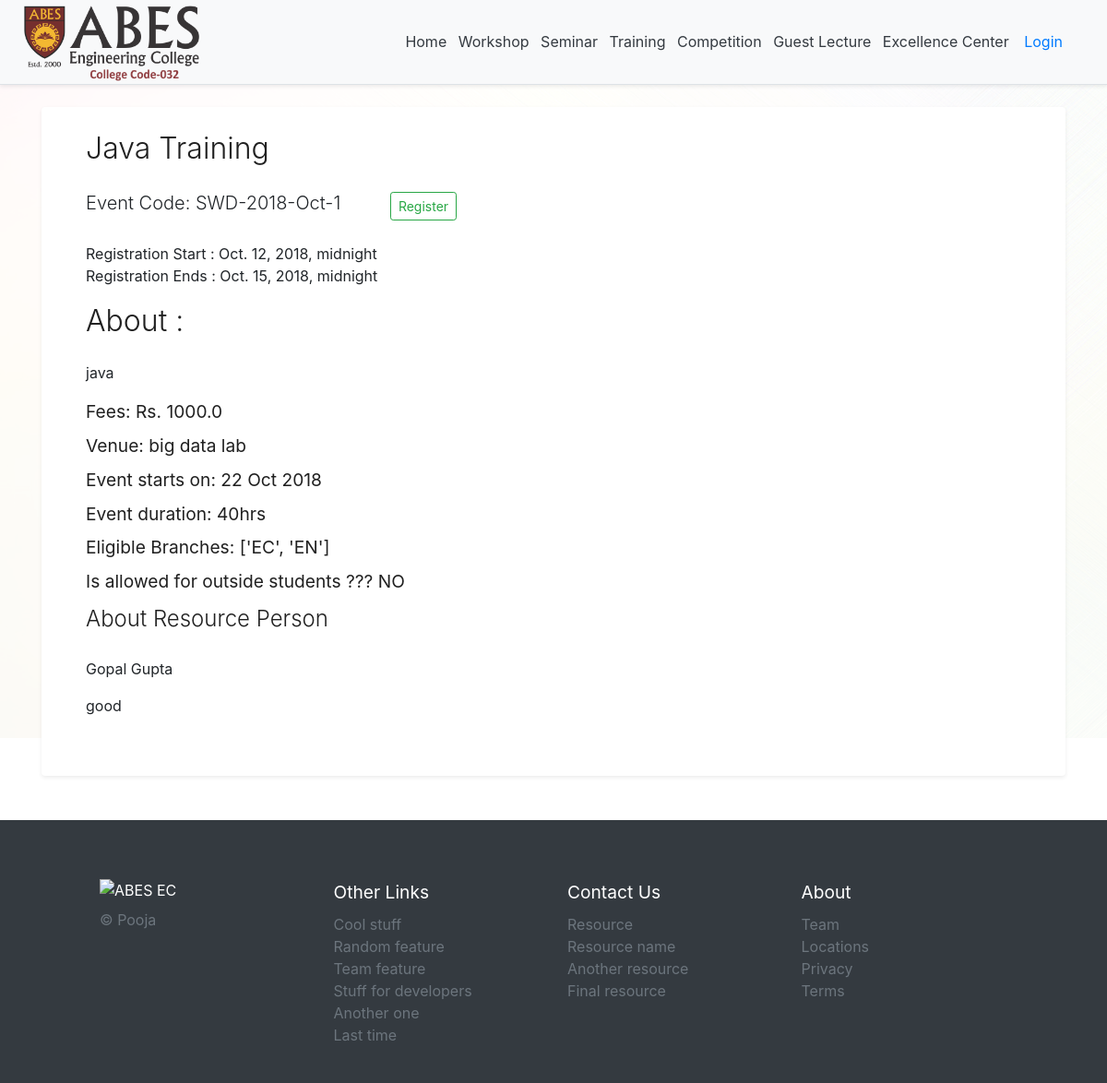
/training/description/SWD-2018-Oct-1, run on the app's committed database.
### events/models.py (models this page shows, shortened)
class TrainingRecord(models.Model):
    slug = models.SlugField(unique=True)
    c_o_e = models.CharField(max_length=75)
    event_name = models.CharField(max_length=55)
    description = models.TextField(max_length=1010)
    duration = models.CharField(max_length=25)
    resource_person = models.CharField(max_length=55)
    resource_person_data = models.TextField(max_length=510)
    registration_start = models.DateTimeField()
    registration_end = models.DateTimeField()
    event_date = models.IntegerField()
    event_month = models.CharField(max_length=25)
    event_year = models.IntegerField()
    eligible_branches = models.CharField(max_length=10)
    outside_student = models.CharField(max_length=5)
    venue = models.TextField(max_length=1010)
    registered = models.IntegerField(default=0)
    fees = models.FloatField()
    timestamp = models.DateTimeField(auto_now_add=True)
    user = models.ForeignKey(User, on_delete=models.PROTECT)

### events/views.py (the view)
# urls.py: path('training/description/<slug>', training_description, name='training_description_with_slug'),
def training_description(request, slug):
    training = TrainingRecord.objects.get(slug=slug)
    return render(request, 'description.html', {'obj': training, 'event': 'training'})

### templates/description.html (shortened to what this page needs)
{% extends 'base.html' %}{% load staticfiles %}{% block head_title %}Workshop Detail | {{ block.super }}{% endblock %}
{% block content %}
    <div class="px-5 pt-4 pb-5 bg-white rounded shadow-sm">
        <h2>{{ obj.event_name }}</h2>
        <div class="clearfix pb-4">
            <span class="lead pr-lg-5">Event Code: {{ obj.slug }} </span>
            {% if user.is_authenticated %}
                {% if event == 'workshop' %}
                    <a href="{% url 'update_workshop' slug=obj.slug %}"
                       class="btn btn-outline-primary btn-sm pr-3">Update</a>
                    <a href="{% url 'delete_workshop' slug=obj.slug %}" class="btn btn-outline-danger btn-sm">
                        Delete</a>
                {% elif event == 'seminar' %}
                    <a href="{% url 'update_seminar' slug=obj.slug %}"
                       class="btn btn-outline-primary btn-sm pr-3">Update</a>
                    <a href="{% url 'delete_seminar' slug=obj.slug %}" class="btn btn-outline-danger btn-sm">
                        Delete</a>
                {% elif event == 'competition' %}
                    <a href="{% url 'update_competition' slug=obj.slug %}"
                       class="btn btn-outline-primary btn-sm pr-3">Update</a>
                    <a href="{% url 'delete_competition' slug=obj.slug %}" class="btn btn-outline-danger btn-sm">
                        Delete</a>
                {% elif event == 'training' %}
                    <a href="{% url 'update_training' slug=obj.slug %}"
                       class="btn btn-outline-primary btn-sm pr-3">Update</a>
                    <a href="{% url 'delete_training' slug=obj.slug %}" class="btn btn-outline-danger btn-sm">
                        Delete</a>
                {% elif event == 'guest_lecture' %}
                    <a href="{% url 'update_guestlecture' slug=obj.slug %}"
                       class="btn btn-outline-primary btn-sm pr-3">Update</a>
                    <a href="{% url 'delete_guestlecture' slug=obj.slug %}" class="btn btn-outline-danger btn-sm">
                        Delete</a>
                {% endif %}
            {% else %}
                {% if event == 'workshop' %}
                    <a href="{% url 'workshop_registration' slug=obj.slug %}"
                       class="btn btn-outline-success btn-sm">Register</a>
                {% elif event == 'seminar' %}
                    <a href="{% url 'seminar_registration' slug=obj.slug %}"
                       class="btn btn-outline-success btn-sm">Register</a>
                {% elif event == 'training' %}
                    <a href="{% url 'training_registration' slug=obj.slug %}"
                       class="btn btn-outline-success btn-sm">Register</a>
                {% elif event == 'competition' %}
                    <a href="{% url 'competition_registration' slug=obj.slug %}"
                       class="btn btn-outline-success btn-sm">Register</a>
                {% elif event == 'guest_lecture' %}
                    <a href="{% url 'guest_lecture_registration' slug=obj.slug %}"
                       class="btn btn-outline-success btn-sm">Register</a>
                {% endif %}
            {% endif %}</div>
        <div>
            <p>Registration Start : {{ obj.registration_start }}<br>Registration Ends : {{ obj.registration_end }}</p>
        </div>
        <h2>About :</h2>
        <p>{{ obj.description }}</p>
        <h4>Fees: Rs. {{ obj.fees }}</h4>
        <h4>Venue: {{ obj.venue }}</h4>
        <h4>Event starts on: {{ obj.event_date }} {{ obj.event_month }} {{ obj.event_year }}</h4>
        <h4>Event duration: {{ obj.duration }}</h4>
        <h4>Eligible Branches: {{ obj.eligible_branches }}</h4>
        <h4>Is allowed for outside students ??? {{ obj.outside_student }}</h4>
        <h3>About Resource Person</h3>
        <p>{{ obj.resource_person }}</p>
        <p>{{ obj.resource_person_data }}</p>
    </div>
{% endblock content %}

### static/css/style.css (style rules this page uses)
body:before { content: ' '; background-size: cover; background: url(../images/bg.jpg) no-repeat fixed; display: block; position: fixed; left: 0; top: 0; width: 100%; height: 100%; z-index: -1; opacity: 0.05; }
html { font-family: "Helvetica Neue",Helvetica,Arial,sans-serif; }
div, span, applet, object, iframe, h1, h2, h3, h4, h5, h6, p, pre, a, abbr, acronym, address, big, cite, code, del, dfn, em, img, ins, kbd, q, s, samp, small, strike, sub, sup, tt, var, center, dl, dt, dd, ol, ul, li, fieldset, form, label, legend, table, caption, tbody, tfoot, thead, tr, th, td, article, aside, canvas, details, embed, figure, figcaption, footer, header, hgroup, menu, nav, output, ruby, section, summary, time, mark, audio, video { font: inherit; }
h1, h2, h3, h4, h5, h6 { color: #202020; }
h1, h2, h3 { font-weight: 300; line-height: 1.5; margin: 0 0 1.5rem 0; }
h2 { font-size: 2.0rem; line-height: 1.3; }
h3 { font-size: 1.5rem; }
h4 { font-size: 1.2rem; }

### data on the page
TrainingRecord: event_name "Java Training", slug "SWD-2018-Oct-1", registration_start "Oct. 12, 2018, midnight", registration_end "Oct. 15, 2018, midnight", description "java", fees "1000.0", venue "big data lab", event_date "22", event_month "Oct", event_year "2018", duration "40hrs", eligible_branches "['EC', 'EN']", outside_student "NO", resource_person "Gopal Gupta", resource_person_data "good"
